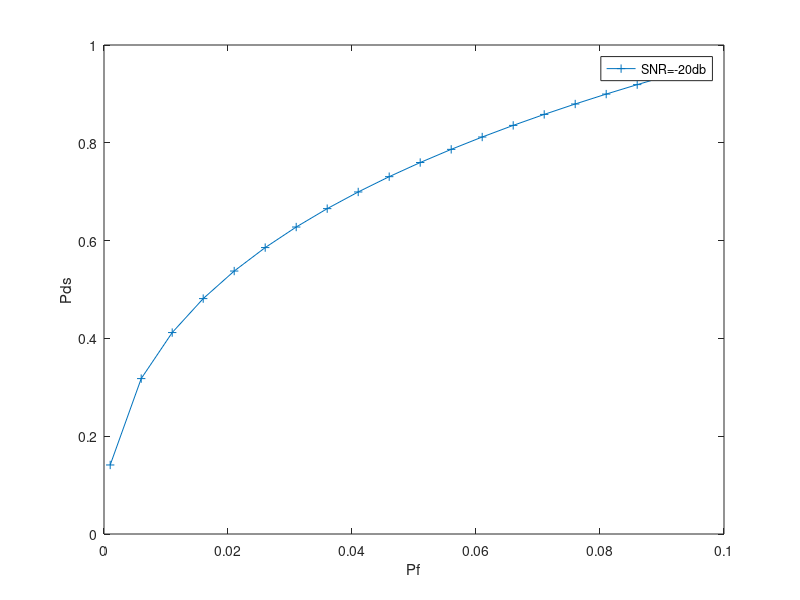

MATLAB code for this plot:
N=100;
pn=0.1;
gama=0.16;
for i=1:1:20
Pf(i)=0.001+(i-1)*0.005 %单点虚警概率
thr=N*pn^2+sqrt(2*N)*pn^2*erfcinv(Pf(i)); %判决门限
Pds(i)=erfc((thr-(N+gama*N)*pn^2)/(sqrt(2*(N+2*gama*N))*pn^2)) %单点检测概率
end
plot(Pf,Pds,'-+');
xlabel('Pf');
ylabel('Pds');
legend('SNR=-20db');
axis([0 0.1 0 1]);